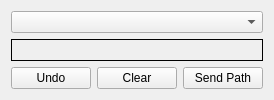
<?xml version="1.0" encoding="UTF-8"?>
<ui version="4.0">
 <class>Form</class>
 <widget class="QWidget" name="Form">
  <property name="windowTitle">
   <string>Image Path Selector</string>
  </property>
  <layout class="QVBoxLayout" name="verticalLayout">
   <!-- Topic selector -->
   <item>
    <widget class="QComboBox" name="comboBox_ns"/>
   </item>

   <!-- Image display -->
   <item>
    <widget class="QLabel" name="label_image">
     <property name="frameShape">
      <enum>QFrame::Box</enum>
     </property>
     <property name="scaledContents">
      <bool>true</bool>
     </property>
     <property name="sizePolicy">
      <sizepolicy hsizetype="Expanding" vsizetype="Expanding">
       <horstretch>1</horstretch>
       <verstretch>1</verstretch>
      </sizepolicy>
     </property>
    </widget>
   </item>


   <!-- Buttons -->
   <item>
    <layout class="QHBoxLayout" name="buttonLayout">
     <item>
      <widget class="QPushButton" name="button_undo">
       <property name="text">
        <string>Undo</string>
       </property>
      </widget>
     </item>
     <item>
      <widget class="QPushButton" name="button_clear">
       <property name="text">
        <string>Clear</string>
       </property>
      </widget>
     </item>
     <item>
      <widget class="QPushButton" name="button_send">
       <property name="text">
        <string>Send Path</string>
       </property>
      </widget>
     </item>
    </layout>
   </item>
  </layout>

 </widget>
 <resources/>
 <connections/>
</ui>
